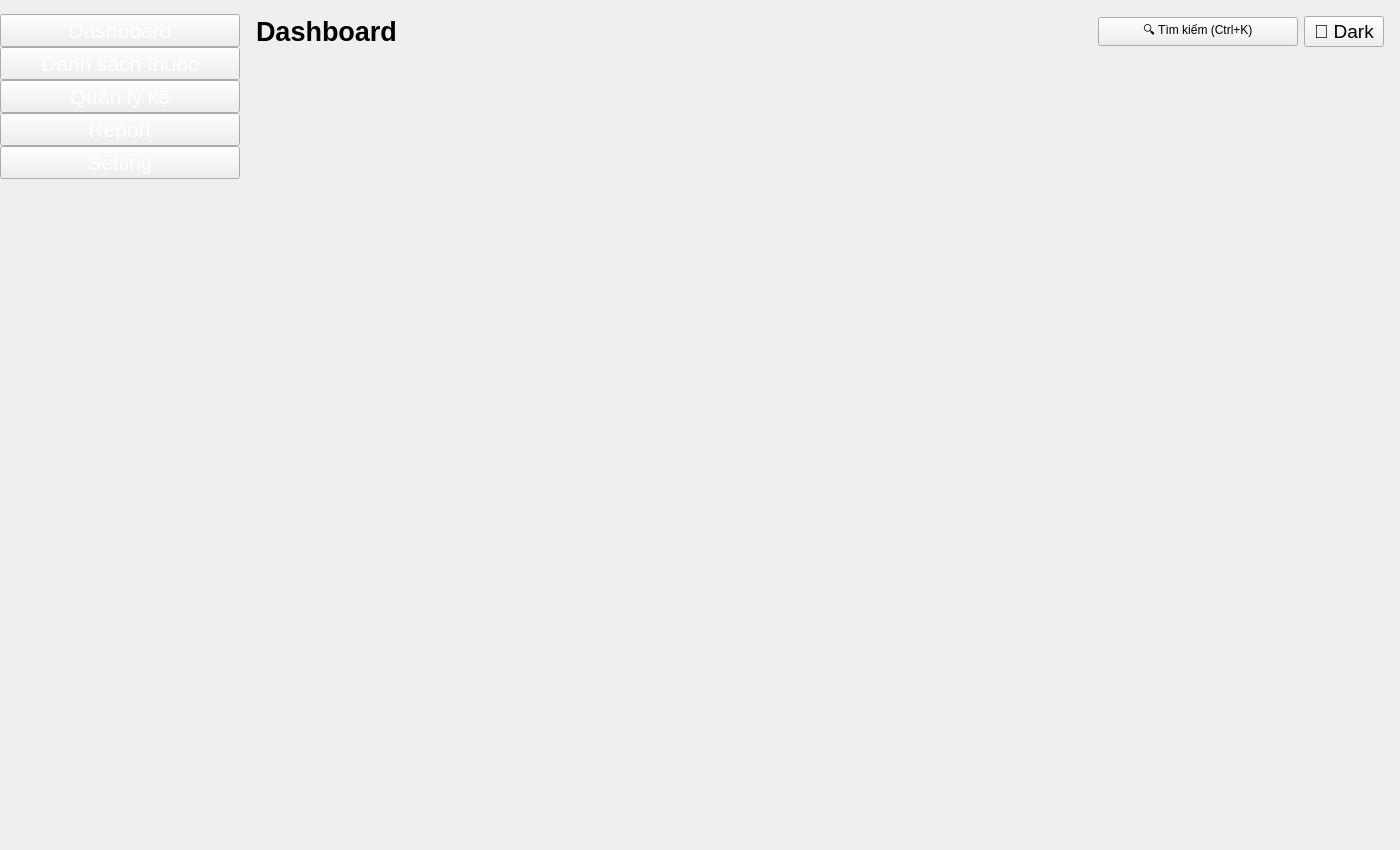
<?xml version="1.0" encoding="UTF-8"?>
<ui version="4.0">
 <class>MainWindow</class>
 <widget class="QMainWindow" name="MainWindow">
  <property name="geometry">
   <rect><x>0</x><y>0</y><width>1400</width><height>850</height></rect>
  </property>
  <property name="minimumSize">
   <size><width>1280</width><height>720</height></size>
  </property>
  <property name="windowTitle">
   <string>KTLT_Nhom3_QuanLyKhoThuoc</string>
  </property>
  <property name="styleSheet">
   <string notr="true">
    QMainWindow, QStackedWidget, QWidget#page_dashboard, QWidget#page_inventory, QWidget#page_shelf {
        background-color: #F4F6F8;
    }
    QLabel {
        color: #2F3E46;
    }
    QPushButton#btn_toggle_theme, QPushButton#btn_search, QPushButton#btn_filter {
        background-color: #F1F5F9;
        border: 1px solid #E0E6ED;
        border-radius: 6px;
        padding: 6px 16px;
        color: #2F3E46;
        font-weight: 600;
    }
    QPushButton#btn_add_medicine, QPushButton#pushButton {
        background-color: #2563EB;
        color: #FFFFFF;
        border: none;
        border-radius: 6px;
        padding: 6px 16px;
        font-weight: 600;
    }
    QPushButton#btn_add_medicine:hover, QPushButton#pushButton:hover {
        background-color: #1E40AF;
    }
    QPushButton {
        background-color: #2563EB;
        color: #FFFFFF;
        border: none;
        border-radius: 8px;
        padding: 8px 16px;
        font-size: 14px;
        font-weight: 600;
        min-height: 32px;
    }
    QPushButton:hover {
        background-color: #1E40AF;
    }
    QPushButton:pressed {
        background-color: #1D4ED8;
    }
    QPushButton:disabled {
        background-color: #E0E6ED;
        color: #6C7A89;
    }
    QWidget#sidebar_container {
        background-color: #1C2944;
        border: none;
    }
    QWidget#sidebar_container QLabel {
        color: #FFFFFF;
        background-color: transparent;
    }
    QFrame#chart_row_container QFrame, QFrame#frame_expiring, QFrame#frame_low_stock, QWidget#frame_bar_chart, QWidget#frame_pie_chart {
        background-color: #FFFFFF;
        border: 1px solid #E0E6ED;
        border-radius: 8px;
    }
    QTableWidget {
        background-color: #FFFFFF;
        border: 1px solid #E0E6ED;
        border-radius: 8px;
        gridline-color: #E0E6ED;
        color: #2F3E46;
        alternate-background-color: #F8F9FB;
    }
    QTableWidget::item:selected {
        background-color: #DBEAFE;
        color: #1E3A5F;
    }
    QTableWidget::item:hover:!selected {
        background-color: #EFF6FF;
    }
    QHeaderView::section {
        background-color: #FFFFFF;
        color: #6C7A89;
        font-weight: bold;
        border: none;
        border-bottom: 1px solid #E0E6ED;
        padding: 8px;
    }
    QListWidget {
        background-color: #FFFFFF;
        border: 1px solid #E0E6ED;
        border-radius: 8px;
        color: #2F3E46;
        padding: 4px;
        outline: none;
    }
    QListWidget::item {
        padding: 12px;
        border-bottom: 1px solid #F4F6F8;
    }
    QListWidget::item:hover {
        background-color: #F1F5F9;
        border-radius: 6px;
    }
    QListWidget::item:selected {
        background-color: #E0E6ED;
        color: #2F3E46;
        border-radius: 6px;
    }
    QScrollArea {
        background-color: transparent;
        border: none;
    }
    QScrollArea > QWidget > QWidget {
        background-color: transparent;
    }
    QMessageBox {
        background-color: #FFFFFF;
        border: 1px solid #E0E6ED;
        border-radius: 12px;
    }
    QMessageBox QLabel {
        color: #2F3E46;
        font-size: 14px;
        padding: 8px 4px;
    }
    QMessageBox QPushButton {
        min-width: 90px;
        min-height: 34px;
        padding: 8px 20px;
        border-radius: 8px;
    }
    QCalendarWidget {
        background-color: #FFFFFF;
        border: 1px solid #E0E6ED;
    }
    QCalendarWidget QAbstractItemView {
        background-color: #FFFFFF;
        color: #2F3E46;
        selection-background-color: #2563EB;
        selection-color: #FFFFFF;
        alternate-background-color: #F8F9FB;
    }
    QCalendarWidget QWidget#qt_calendar_navigationbar {
        background-color: #2563EB;
        color: #FFFFFF;
    }
    QCalendarWidget QToolButton {
        background-color: transparent;
        color: #FFFFFF;
        font-weight: bold;
        padding: 4px 8px;
    }
    QCalendarWidget QToolButton:hover {
        background-color: rgba(255, 255, 255, 0.15);
        border-radius: 4px;
    }
    QMenu {
        background-color: #FFFFFF;
        border: 1px solid #E0E6ED;
        border-radius: 8px;
        padding: 4px;
    }
    QMenu::item {
        padding: 8px 24px;
        border-radius: 4px;
        color: #2F3E46;
    }
    QMenu::item:selected {
        background-color: #2563EB;
        color: #FFFFFF;
    }
    QLineEdit, QSpinBox, QDoubleSpinBox, QDateEdit, QComboBox {
        background-color: #F9FAFB;
        color: #2F3E46;
        border: 1px solid #E0E6ED;
        border-radius: 8px;
        padding: 8px 12px;
        font-size: 14px;
        min-height: 28px;
    }
    QLineEdit:focus, QSpinBox:focus, QDoubleSpinBox:focus,
    QDateEdit:focus, QComboBox:focus {
        border-color: #2563EB;
        border-width: 2px;
    }
    QComboBox::drop-down {
        border: none;
        padding-right: 8px;
    }
    QComboBox QAbstractItemView {
        background-color: #FFFFFF;
        color: #2F3E46;
        border: 1px solid #E0E6ED;
        selection-background-color: #2563EB;
        selection-color: #FFFFFF;
    }
    QDialog {
        background-color: #FFFFFF;
    }
    QGroupBox {
        background-color: #FFFFFF;
        border: 1px solid #E0E6ED;
        border-radius: 8px;
        margin-top: 16px;
        padding: 16px;
        padding-top: 24px;
        font-weight: 600;
    }
    QGroupBox::title {
        subcontrol-origin: margin;
        subcontrol-position: top left;
        padding: 0 8px;
        color: #2F3E46;
    }
    QScrollBar:vertical {
        background-color: transparent;
        width: 8px;
        border-radius: 4px;
        margin: 2px;
    }
    QScrollBar::handle:vertical {
        background-color: #E0E6ED;
        border-radius: 4px;
        min-height: 24px;
    }
    QScrollBar::handle:vertical:hover {
        background-color: #6C7A89;
    }
    QScrollBar::add-line:vertical, QScrollBar::sub-line:vertical {
        height: 0px;
    }
    QScrollBar:horizontal {
        background-color: transparent;
        height: 8px;
        border-radius: 4px;
        margin: 2px;
    }
    QScrollBar::handle:horizontal {
        background-color: #E0E6ED;
        border-radius: 4px;
        min-width: 24px;
    }
    QScrollBar::handle:horizontal:hover {
        background-color: #6C7A89;
    }
    QScrollBar::add-line:horizontal, QScrollBar::sub-line:horizontal {
        width: 0px;
    }
    QPushButton[danger="true"] {
        background-color: #EF4444;
    }
    QPushButton[danger="true"]:hover {
        background-color: #DC2626;
    }
    QPushButton[danger="true"]:pressed {
        background-color: #B91C1C;
    }
   </string>
  </property>
  <widget class="QWidget" name="centralwidget">
   <layout class="QHBoxLayout" name="main_layout">
    <property name="spacing"><number>0</number></property>
    <property name="leftMargin"><number>0</number></property>
    <property name="topMargin"><number>0</number></property>
    <property name="rightMargin"><number>0</number></property>
    <property name="bottomMargin"><number>0</number></property>

    <!-- ══════════════════════════════════════ -->
    <!-- ██  SIDEBAR                           -->
    <!-- ══════════════════════════════════════ -->
    <item>
     <widget class="QWidget" name="sidebar_container" native="true">
      <property name="minimumSize">
       <size><width>240</width><height>0</height></size>
      </property>
      <property name="maximumSize">
       <size><width>240</width><height>16777215</height></size>
      </property>
      <layout class="QVBoxLayout" name="sidebar_layout">
       <property name="spacing"><number>0</number></property>
       <property name="leftMargin"><number>0</number></property>
       <property name="topMargin"><number>0</number></property>
       <property name="rightMargin"><number>0</number></property>
       <property name="bottomMargin"><number>0</number></property>

       <!-- Logo -->
       <item>
        <widget class="QLabel" name="logo_label">
         <property name="styleSheet">
          <string notr="true">background-color: transparent;</string>
         </property>
         <property name="text">
          <string/>
         </property>
         <property name="alignment">
          <set>Qt::AlignCenter</set>
         </property>
        </widget>
       </item>

       <!-- Nav: Dashboard -->
       <item>
        <widget class="QPushButton" name="btn_nav_dashboard">
         <property name="sizePolicy">
          <sizepolicy hsizetype="Preferred" vsizetype="Preferred">
           <horstretch>0</horstretch>
           <verstretch>0</verstretch>
          </sizepolicy>
         </property>
         <property name="font">
          <font><pointsize>16</pointsize></font>
         </property>
         <property name="styleSheet">
          <string notr="true">color: rgb(255, 255, 255);</string>
         </property>
         <property name="text">
          <string>Dashboard</string>
         </property>
        </widget>
       </item>

       <!-- Nav: Danh sách thuốc -->
       <item>
        <widget class="QPushButton" name="btn_nav_inventory">
         <property name="sizePolicy">
          <sizepolicy hsizetype="Preferred" vsizetype="Preferred">
           <horstretch>0</horstretch>
           <verstretch>0</verstretch>
          </sizepolicy>
         </property>
         <property name="font">
          <font><pointsize>16</pointsize></font>
         </property>
         <property name="styleSheet">
          <string notr="true">color: rgb(255, 255, 255);</string>
         </property>
         <property name="text">
          <string>Danh sách thuốc</string>
         </property>
        </widget>
       </item>

       <!-- Nav: Quản lý kệ -->
       <item>
        <widget class="QPushButton" name="btn_nav_shelf">
         <property name="sizePolicy">
          <sizepolicy hsizetype="Preferred" vsizetype="Preferred">
           <horstretch>0</horstretch>
           <verstretch>0</verstretch>
          </sizepolicy>
         </property>
         <property name="font">
          <font><pointsize>16</pointsize></font>
         </property>
         <property name="styleSheet">
          <string notr="true">color: rgb(255, 255, 255);</string>
         </property>
         <property name="text">
          <string>Quản lý kệ</string>
         </property>
        </widget>
       </item>

       <!-- Nav: Report -->
       <item>
        <widget class="QPushButton" name="btn_nav_report">
         <property name="sizePolicy">
          <sizepolicy hsizetype="Preferred" vsizetype="Preferred">
           <horstretch>0</horstretch>
           <verstretch>0</verstretch>
          </sizepolicy>
         </property>
         <property name="font">
          <font><pointsize>16</pointsize></font>
         </property>
         <property name="styleSheet">
          <string notr="true">color: rgb(255, 255, 255);</string>
         </property>
         <property name="text">
          <string>Report</string>
         </property>
        </widget>
       </item>

       <!-- Nav: Setting -->
       <item>
        <widget class="QPushButton" name="btn_nav_setting">
         <property name="sizePolicy">
          <sizepolicy hsizetype="Preferred" vsizetype="Preferred">
           <horstretch>0</horstretch>
           <verstretch>0</verstretch>
          </sizepolicy>
         </property>
         <property name="font">
          <font><pointsize>16</pointsize></font>
         </property>
         <property name="styleSheet">
          <string notr="true">color: rgb(255, 255, 255);</string>
         </property>
         <property name="text">
          <string>Setting</string>
         </property>
        </widget>
       </item>

       <!-- Spacer (stretch) -->
       <item>
        <spacer name="sidebar_spacer">
         <property name="orientation">
          <enum>Qt::Vertical</enum>
         </property>
         <property name="sizeHint" stdset="0">
          <size><width>20</width><height>40</height></size>
         </property>
        </spacer>
       </item>

      </layout>
     </widget>
    </item>

    <!-- ══════════════════════════════════════ -->
    <!-- ██  MAIN CONTENT CONTAINER            -->
    <!-- ══════════════════════════════════════ -->
    <item>
     <widget class="QWidget" name="main_container" native="true">
      <layout class="QVBoxLayout" name="content_layout">
       <property name="leftMargin"><number>8</number></property>
       <property name="topMargin"><number>8</number></property>
       <property name="rightMargin"><number>8</number></property>
       <property name="bottomMargin"><number>8</number></property>

       <!-- ── Header ── -->
       <item>
        <widget class="QWidget" name="header_container" native="true">
         <property name="maximumSize">
          <size><width>16777215</width><height>50</height></size>
         </property>
         <layout class="QHBoxLayout" name="header_layout">
          <property name="leftMargin"><number>8</number></property>
          <property name="topMargin"><number>8</number></property>
          <property name="rightMargin"><number>8</number></property>
          <property name="bottomMargin"><number>8</number></property>

          <!-- Page Title -->
          <item>
           <widget class="QLabel" name="page_title">
            <property name="font">
             <font>
              <pointsize>20</pointsize>
              <bold>true</bold>
             </font>
            </property>
            <property name="text">
             <string>Dashboard</string>
            </property>
           </widget>
          </item>

          <!-- Header Spacer -->
          <item>
           <spacer name="header_spacer">
            <property name="orientation">
             <enum>Qt::Horizontal</enum>
            </property>
            <property name="sizeHint" stdset="0">
             <size><width>40</width><height>20</height></size>
            </property>
           </spacer>
          </item>

          <!-- Search Button -->
          <item>
           <widget class="QPushButton" name="btn_search">
            <property name="minimumSize">
             <size><width>200</width><height>0</height></size>
            </property>
            <property name="maximumSize">
             <size><width>200</width><height>16777215</height></size>
            </property>
            <property name="text">
             <string>🔍 Tìm kiếm (Ctrl+K)</string>
            </property>
           </widget>
          </item>

          <!-- Theme Toggle Button -->
          <item>
           <widget class="QPushButton" name="btn_toggle_theme">
            <property name="font">
             <font><pointsize>14</pointsize></font>
            </property>
            <property name="text">
             <string>🌙 Dark</string>
            </property>
           </widget>
          </item>

         </layout>
        </widget>
       </item>

       <!-- ── Stacked Widget (Pages) ── -->
       <item>
        <widget class="QStackedWidget" name="stacked_main_content">

         <!-- Page: Inventory Wrapper -->
         <widget class="QWidget" name="page_inventory">
          <layout class="QVBoxLayout" name="inv_layout">
           <property name="leftMargin"><number>8</number></property>
           <property name="topMargin"><number>8</number></property>
           <property name="rightMargin"><number>8</number></property>
           <property name="bottomMargin"><number>8</number></property>
          </layout>
         </widget>

         <!-- Page: Shelf Wrapper -->
         <widget class="QWidget" name="page_shelf">
          <layout class="QVBoxLayout" name="shelf_layout">
           <property name="leftMargin"><number>8</number></property>
           <property name="topMargin"><number>8</number></property>
           <property name="rightMargin"><number>8</number></property>
           <property name="bottomMargin"><number>8</number></property>
          </layout>
         </widget>

        </widget>
       </item>

      </layout>
     </widget>
    </item>

   </layout>
  </widget>
 </widget>
 <resources/>
 <connections/>
</ui>
